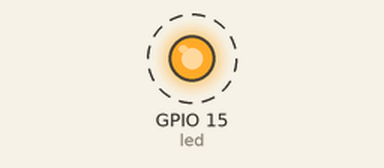
Recording of a program running on a simulated ESP32 board running MicroPython. Parts: output pins drawn as LEDs (lit = HIGH). Dashed ring = blinking.

Above: at 0.2 s.
Timing chart, 0 to 3.0 s (numbered marks = the images above):
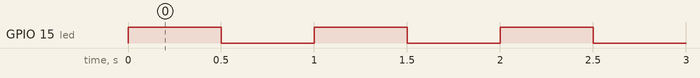

Measured:
- by itself, GPIO 15 (led): alternates HIGH for 0.50 s and LOW for 0.50 s

The program:

test_esp32.py
```python
from machine import Pin
import time
# =====================================================================

led = Pin(15,Pin.OUT)
while True:
    led(1)
    time.sleep(0.5)
    led(0)
    time.sleep(0.5)
    
```
